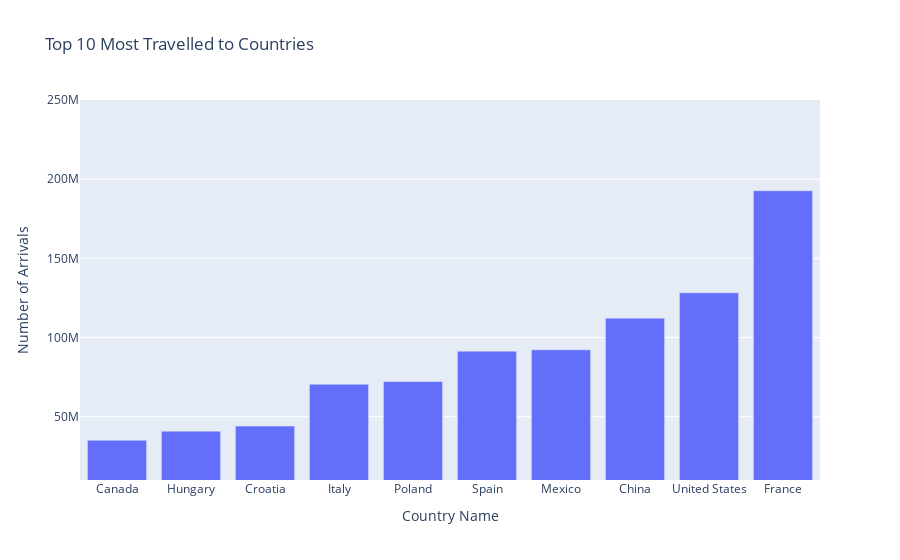

The notebook cell this image was saved under:
### Code cell
# Plotting the data from the top 10 most travelled to countries
top_10_most_travelled_to_countries_plot = px.bar(
    top_10_most_travelled_to_countries,
    x="Country Name",
    y="Number of Arrivals",
    range_y=[10000000, 250000000],
    title="Top 10 Most Travelled to Countries",
)
top_10_most_travelled_to_countries_plot

### Figure 1 — Plotly figure (JSON) as saved in the notebook; plotly's stock layout.template omitted (floating-point values rounded to 4 significant figures)
{"data": [{"alignmentgroup": "True", "hovertemplate": "Country Name=%{x}<br>Number of Arrivals=%{y}<extra></extra>", "legendgroup": "", "marker": {"color": "#636efa", "pattern": {"shape": ""}}, "name": "", "offsetgroup": "", "orientation": "v", "showlegend": false, "textposition": "auto", "type": "bar", "x": ["Canada", "Hungary", "Croatia", "Italy", "Poland", "Spain", "Mexico", "China", "United States", "France"], "xaxis": "x", "y": [35069520, 40855880, 44048080, 70520000.0, 72186480, 91367480, 92247720, 112208680, 128200000.0, 192700000.0], "yaxis": "y"}], "layout": {"autosize": true, "barmode": "relative", "legend": {"tracegroupgap": 0}, "title": {"text": "Top 10 Most Travelled to Countries"}, "xaxis": {"anchor": "y", "autorange": true, "domain": [0, 1], "range": [-0.5, 9.5], "title": {"text": "Country Name"}, "type": "category"}, "yaxis": {"anchor": "x", "domain": [0, 1], "range": [10000000, 250000000], "title": {"text": "Number of Arrivals"}, "type": "linear"}}}
